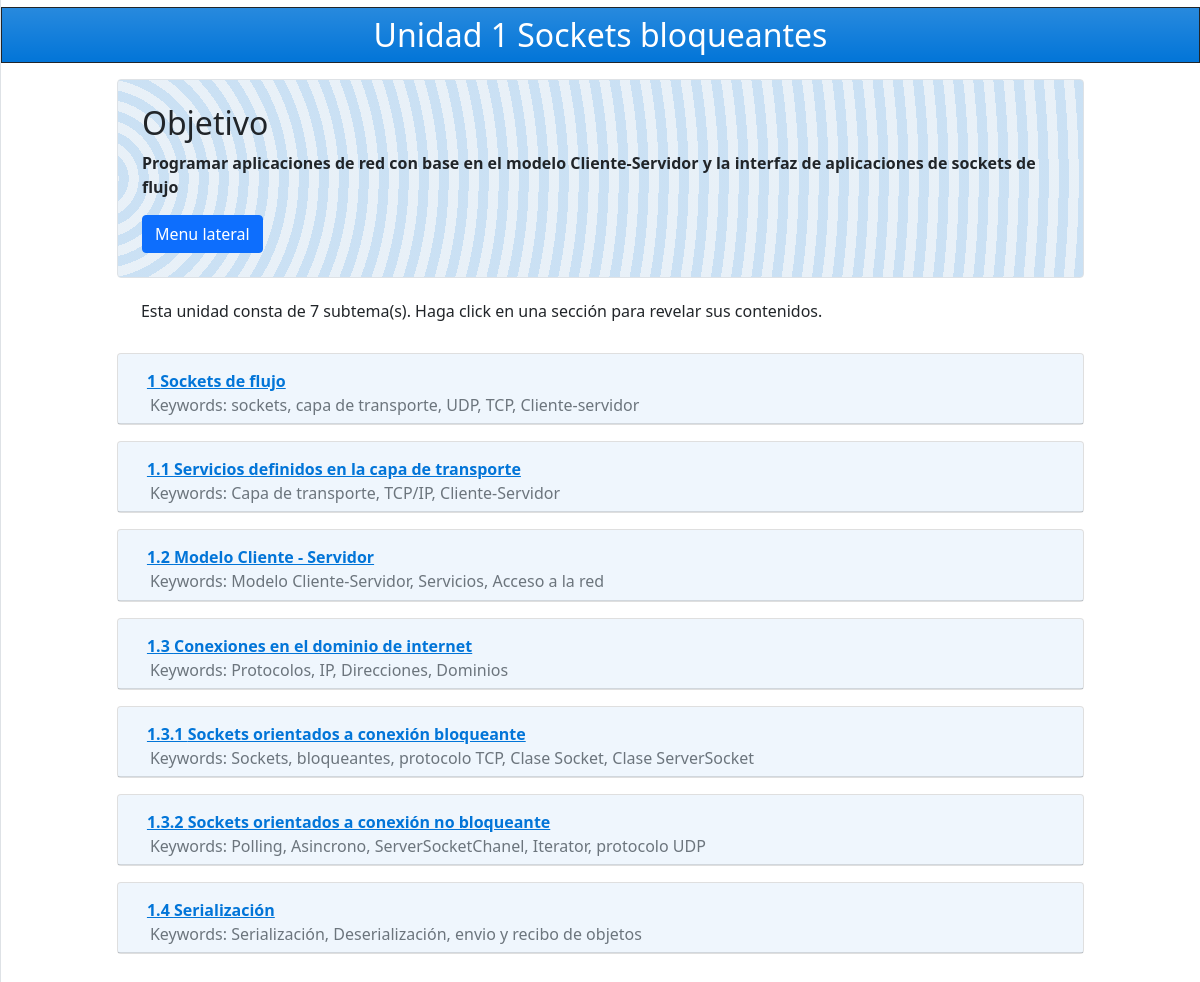
Before: /1/ with the older database file.
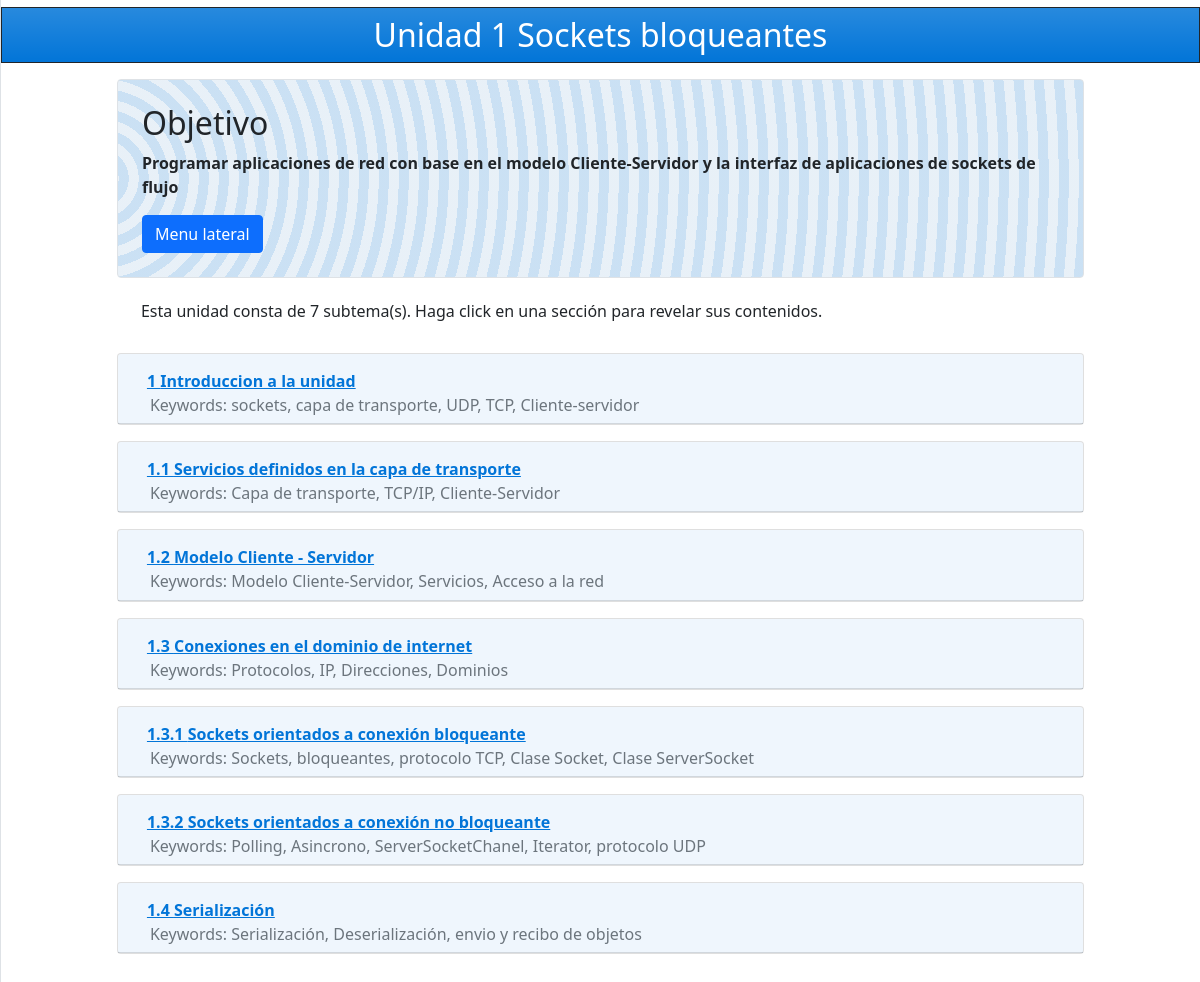
After: the same page with the newer database file.
### gestion/models.py (models this page shows, shortened)
class BaseUnit(models.Model):
    class Meta:
        abstract = True
    name = models.CharField(
        max_length=50, help_text="Nombre de la unidad.", verbose_name="Nombre de la unidad"
    )
    order = models.PositiveIntegerField(
        unique=True, help_text="Índice de la unidad (usado para ordenar cada unidad).", verbose_name="Índice"
    )

class SubUnit(BaseUnit):
    class Meta:
        ordering = ("order",)
    parent = models.ForeignKey(
        Unit,
        on_delete=models.CASCADE,
        related_name="SubUnit",
        help_text="Sección padre de esta subunidad.",
        verbose_name="Sección padre",
    )
    contents = HTMLField(help_text="Contenidos de esta subunidad.")
    keywords = models.TextField(
        max_length=1000, help_text="Palabras clave (opcionales).", blank=True, null=True
    )
    order_as_str = models.CharField(
        max_length=10,
        unique=True,
        help_text="Índice a mostrar en el sitio (Ej: 1.2.3).",
        verbose_name="Índice (temario)",
    )

### gestion/views.py (the view)
# urls.py: path("<int:order>/", views.unit, name="unit"),
def unit(request, order: int):
    if this_unit := Unit.objects.filter(order=order).first():
        return render(
            request,
            "unit.html",
            context={
                "this_unit": this_unit,
                "units": Unit.objects.all(),
                "subunits": SubUnit.objects.filter(parent=this_unit),
            },
        )
    raise Http404()

### gestion/templates/unit.html (shortened to what this page needs)
{% extends 'base.html' %}
{% block content %}
	<div style="padding-top: 7px;">
        <div class="text-white text-center mx-auto p-2 bg-gradient border border-dark" style="background-color: {{ this_unit.header_color }};">
			<h2 style="margin-bottom: 0"> Unidad {{this_unit.order}} {{this_unit.name}}</h2>
        </div>
        <div class="col col-md-10 p-3 mx-auto">
            <div class="bg-light p-4 rounded border border_acccent soft_accent">
                <h2 id="objetivo">Objetivo</h2>
                <p class="font-weight-bold">
                	{{ this_unit.goal }}
                </p>
                <button class="btn btn-primary text-white" id="sidebarToggle">Menu lateral</button>
            </div>
            <div class="p-4">
                <h6>Esta unidad consta de {{ subunits | length}} subtema(s). Haga click en una sección para revelar sus contenidos.</h6>
            </div>
            <div>
                {% for item in subunits %}
                    <div class="card mb-3">
                        <div class="card-header softer_accent" id="heading_{{item.order}}">
                                <button class="btn btn-link font-weight-bold" data-toggle="collapse" data-target="#collapse_{{item.order}}"
                                    aria-expanded="true" aria-controls="collapse_{{item.order}}">
                                    {{item.order_as_str}} {{item.name}}
                                </button>
                                {% if item.keywords %}
                                    <h6 class="card-subtitle ml-3 text-muted">Keywords: {{ item.keywords }}</h6>
                                {% endif %}
                        </div>
                    </div>
                {% endfor %}
            </div>
        </div>
    </div>
  </div>
{% endblock %}

Changed rows visible on the page:
changed SubUnit "sockets, capa de transporte, UDP, TCP, Cliente-servidor": name "Sockets de flujo" → "Introduccion a la unidad"
